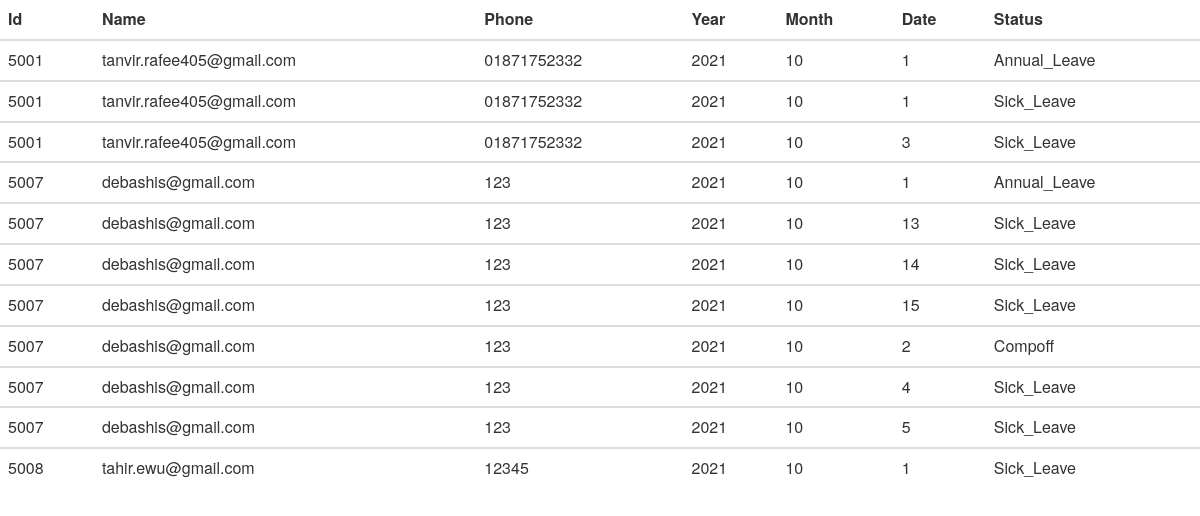
/employee_list.php, run on the app's committed database.
### tables this page shows
CREATE TABLE `attendance` (
  `Id` int(255) NOT NULL,
  `name` varchar(50) NOT NULL,
  `phone` varchar(50) NOT NULL,
  `year` varchar(50) NOT NULL,
  `month` varchar(50) NOT NULL,
  `date` varchar(50) NOT NULL,
  `status` varchar(50) NOT NULL,
  PRIMARY KEY (`Id`,`date`,`status`)
);

### employee_list.php (the view)
<? include 'header.php'; ?>
<table class="table table-dark table-hover ">
               <thead>
                   <tr>
                       <th scope="col">Id</th>
                       <th scope="col">Name</th>
                       <th scope="col">Phone</th>
                       <th scope="col">Year</th>
                       <th scope="col">Month</th>
                       <th scope="col">Date</th>
                       <th scope="col">Status</th>
               </tr>
               </thead>
               <tbody>
                   <?php include 'config.php';
                   $sql = "select *from attendance";
                   $result =  mysqli_query($conn, $sql);
                   if (mysqli_num_rows($result) > 0) {
                       while ($row = mysqli_fetch_assoc($result)) {
                   ?>
                           <tr>
                               <td>
                                   <?php echo   $row["Id"]; ?>
                               </td>
                               <td>
                                   <?php echo    $row["name"]; ?>
                               </td>
                               <td>
                                   <?php echo     $row["phone"]; ?>
                               </td>
                               <td>
                                   <?php echo    $row["year"]; ?>
                               </td>
                               <td>
                                   <?php echo    $row["month"]; ?>
                               </td>
                               <td>
                                   <?php echo    $row["date"]; ?>
                               </td>
                                   <td>
                                   <?php echo    $row["status"]; ?>
                               </td>
                           </tr>
               </tbody>
       <?php
                       }
                   }
       ?>
           </table>

### header.php (shortened to what this page needs)
<link rel="stylesheet" href="https://maxcdn.bootstrapcdn.com/bootstrap/3.3.7/css/bootstrap.min.css">
<link rel="stylesheet" href="https://maxcdn.bootstrapcdn.com/bootstrap/3.3.7/css/bootstrap-theme.min.css">
<link rel="stylesheet" type="text/css" href="assets/style.css" />

### data on the page
attendance: Id "5001", name "tanvir.rafee405@gmail.com", phone "01871752332", year "2021", month "10", date "1", status "Annual_Leave"
attendance: Id "5001", name "tanvir.rafee405@gmail.com", phone "01871752332", year "2021", month "10", date "1", status "Sick_Leave"
attendance: Id "5001", name "tanvir.rafee405@gmail.com", phone "01871752332", year "2021", month "10", date "3", status "Sick_Leave"
attendance: Id "5007", name "debashis@gmail.com", phone "123", year "2021", month "10", date "1", status "Annual_Leave"
attendance: Id "5007", name "debashis@gmail.com", phone "123", year "2021", month "10", date "13", status "Sick_Leave"
attendance: Id "5007", name "debashis@gmail.com", phone "123", year "2021", month "10", date "14", status "Sick_Leave"
attendance: Id "5007", name "debashis@gmail.com", phone "123", year "2021", month "10", date "15", status "Sick_Leave"
attendance: Id "5007", name "debashis@gmail.com", phone "123", year "2021", month "10", date "2", status "Compoff"
attendance: Id "5007", name "debashis@gmail.com", phone "123", year "2021", month "10", date "4", status "Sick_Leave"
attendance: Id "5007", name "debashis@gmail.com", phone "123", year "2021", month "10", date "5", status "Sick_Leave"
attendance: Id "5008", name "tahir.ewu@gmail.com", phone "12345", year "2021", month "10", date "1", status "Sick_Leave"
